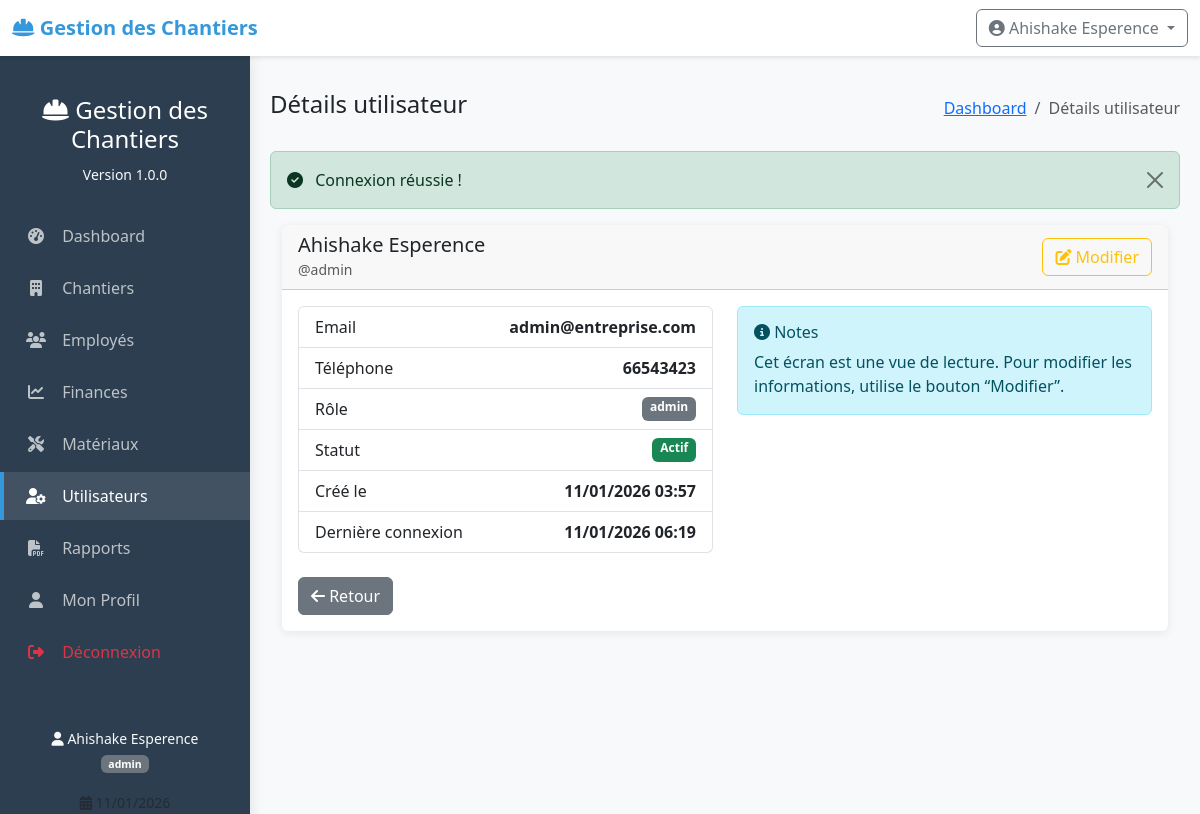
The page /index.php?controller=user&action=view&id=1 (signed in) on the database as committed earlier.
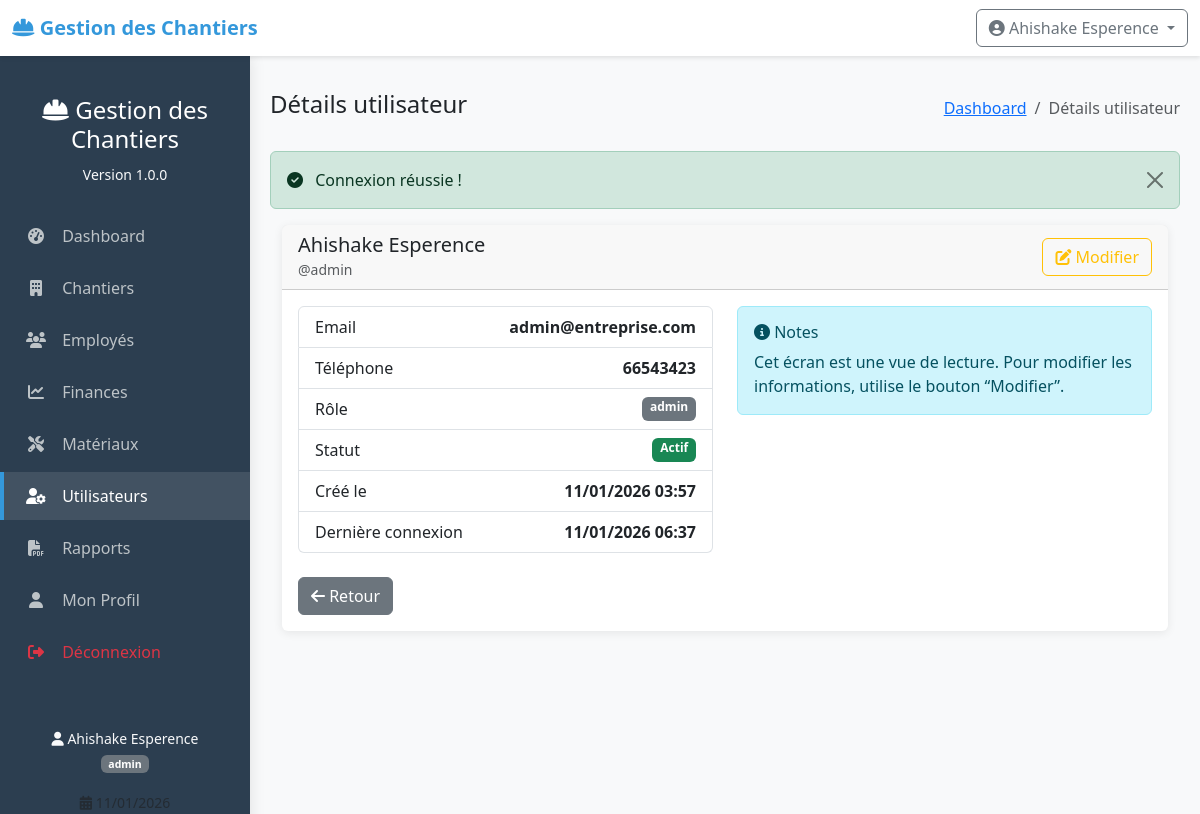
The same page on the database as committed later.
### tables this page shows
CREATE TABLE users (
    id INTEGER PRIMARY KEY AUTOINCREMENT,
    username VARCHAR(50) UNIQUE NOT NULL,
    password VARCHAR(255) NOT NULL,
    nom VARCHAR(100) NOT NULL,
    prenom VARCHAR(100) NOT NULL,
    email VARCHAR(150) UNIQUE NOT NULL,
    role VARCHAR(20) NOT NULL CHECK(role IN ('admin', 'chef', 'comptable')),
    telephone VARCHAR(20),
    created_at DATETIME DEFAULT CURRENT_TIMESTAMP,
    last_login DATETIME,
    status BOOLEAN DEFAULT 1
);

### index.php (called while the page is built, shortened)
<?php
$controller = $_GET['controller'] ?? 'dashboard';
$action = $_GET['action'] ?? 'index';
$controllerInstance = new $controllerClass();
$id = $_GET['id'] ?? null;
if ($id !== null) {
    $data = $controllerInstance->$action($id);
} else {
    $data = $controllerInstance->$action();
}
$viewFolders = [
    'dashboard' => 'dashboard',
    'chantier' => 'chantiers',
    'employe' => 'employes',
    'materiau' => 'materiaux',
    'finance' => 'finances',
    'user' => 'users',
    'rapport' => 'repports'
];
$viewFolder = $viewFolders[$controller] ?? 'dashboard';
$viewFile = __DIR__ . '/views/' . $viewFolder . '/' . $action . '.php';
require_once $viewFile;

### models/User.php (called while the page is built, shortened)
<?php
class User {
    private $db;
    public function __construct() {
        $this->db = Database::getInstance()->getConnection();
    }
    public function getById($id) {
        $sql = "SELECT * FROM users WHERE id = :id";
        $stmt = $this->db->prepare($sql);
        $stmt->execute([':id' => $id]);
        return $stmt->fetch();
    }
}
?>

### config/database.php (called while the page is built, shortened)
<?php
class Database {
    private static $instance = null;
    private $connection;
    private function __construct() {
        try {
            $this->connection = new PDO('sqlite:' . dirname(__DIR__) . '/data/chantiers.db');
            $this->connection->setAttribute(PDO::ATTR_ERRMODE, PDO::ERRMODE_EXCEPTION);
            $this->connection->setAttribute(PDO::ATTR_DEFAULT_FETCH_MODE, PDO::FETCH_ASSOC);
            $this->connection->exec('PRAGMA foreign_keys = ON');
        } catch(PDOException $e) {
            die("Erreur de connexion : " . $e->getMessage());
        }
    }
    public static function getInstance() {
        if (self::$instance == null) {
            self::$instance = new Database();
        }
        return self::$instance;
    }
    public function getConnection() {
        return $this->connection;
    }
}
?>

### controllers/UserController.php (called while the page is built, shortened)
<?php
require_once __DIR__ . '/../models/User.php';
class UserController {
    private $userModel;
    public function __construct() {
        $this->userModel = new User();
    }
    public function view($id) {
        $user = $this->userModel->getById($id);
        return ['user' => $user];
    }
}
?>

### views/users/view.php (the view, shortened to what the changed rows need)
<?php
include __DIR__ . '/../../includes/header.php';
$data = $GLOBALS['data'] ?? [];
$user = $data['user'] ?? null;
?>
<div class="container-fluid">
    <div class="row">
        <div class="col-12">
            <div class="card">
                <div class="card-header d-flex justify-content-between align-items-center">
                    <div>
                        <h5 class="card-title mb-0"><?php echo htmlspecialchars($user['prenom'] . ' ' . $user['nom']); ?></h5>
                        <small class="text-muted">@<?php echo htmlspecialchars($user['username']); ?></small>
                    </div>
                </div>
                <div class="card-body">
                    <div class="row">
                        <div class="col-md-6">
                            <div class="list-group">
                                <div class="list-group-item d-flex justify-content-between">
                                    <span>Email</span>
                                    <strong><?php echo htmlspecialchars($user['email']); ?></strong>
                                </div>
                                <div class="list-group-item d-flex justify-content-between">
                                    <span>Téléphone</span>
                                    <strong><?php echo htmlspecialchars($user['telephone'] ?? 'N/A'); ?></strong>
                                </div>
                                <div class="list-group-item d-flex justify-content-between">
                                    <span>Rôle</span>
                                    <span class="badge bg-secondary"><?php echo htmlspecialchars($user['role']); ?></span>
                                </div>
                                <div class="list-group-item d-flex justify-content-between">
                                    <span>Créé le</span>
                                    <strong><?php echo $user['created_at'] ? date('d/m/Y H:i', strtotime($user['created_at'])) : 'N/A'; ?></strong>
                                </div>
                                <div class="list-group-item d-flex justify-content-between">
                                    <span>Dernière connexion</span>
                                    <strong><?php echo $user['last_login'] ? date('d/m/Y H:i', strtotime($user['last_login'])) : 'Jamais'; ?></strong>
                                </div>
                            </div>
                        </div>
                    </div>
                </div>
            </div>
        </div>
    </div>
</div>
<?php include __DIR__ . '/../../includes/footer.php'; ?>

Rows that differ between the two databases and show on the page:
changed users "Ahishake Esperence": last_login "11/01/2026 06:19" → "11/01/2026 06:37"
